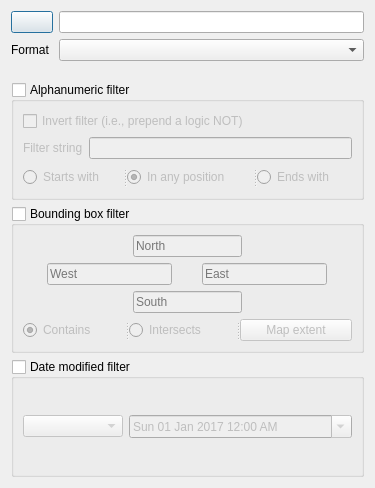
<?xml version="1.0" encoding="UTF-8"?>
<ui version="4.0">
 <class>Base_LoadThemAll</class>
 <widget class="QDialog" name="Base_LoadThemAll">
  <property name="geometry">
   <rect>
    <x>0</x>
    <y>0</y>
    <width>375</width>
    <height>488</height>
   </rect>
  </property>
  <property name="windowTitle">
   <string>Dialog</string>
  </property>
  <layout class="QGridLayout" name="gridLayout">
   <item row="0" column="0">
    <widget class="QPushButton" name="btnBaseDir">
     <property name="toolTip">
      <string>Select a base directory</string>
     </property>
     <property name="text">
      <string/>
     </property>
     <property name="icon">
      <iconset resource="resources.qrc">
       <normaloff>:/plugins/loadthemall/dir.png</normaloff>:/plugins/loadthemall/dir.png</iconset>
     </property>
     <property name="iconSize">
      <size>
       <width>22</width>
       <height>22</height>
      </size>
     </property>
    </widget>
   </item>
   <item row="0" column="1">
    <widget class="QLineEdit" name="txtBaseDir"/>
   </item>
   <item row="1" column="0">
    <widget class="QLabel" name="label_2">
     <property name="text">
      <string>Format </string>
     </property>
    </widget>
   </item>
   <item row="1" column="1">
    <widget class="QComboBox" name="cboFormats">
     <property name="sizeAdjustPolicy">
      <enum>QComboBox::AdjustToContentsOnFirstShow</enum>
     </property>
    </widget>
   </item>
   <item row="2" column="1">
    <spacer name="verticalSpacer">
     <property name="orientation">
      <enum>Qt::Vertical</enum>
     </property>
     <property name="sizeType">
      <enum>QSizePolicy::Fixed</enum>
     </property>
     <property name="sizeHint" stdset="0">
      <size>
       <width>20</width>
       <height>15</height>
      </size>
     </property>
    </spacer>
   </item>
   <item row="3" column="0" colspan="2">
    <widget class="QGroupBox" name="groupBoxAlphanumeric">
     <property name="title">
      <string>Alphanumeric filter</string>
     </property>
     <property name="checkable">
      <bool>true</bool>
     </property>
     <property name="checked">
      <bool>false</bool>
     </property>
     <layout class="QVBoxLayout" name="verticalLayout_2">
      <item>
       <widget class="QCheckBox" name="chkInvertAlphanumeric">
        <property name="text">
         <string>Invert filter (i.e., prepend a logic NOT)</string>
        </property>
       </widget>
      </item>
      <item>
       <layout class="QFormLayout" name="formLayout_2">
        <item row="0" column="0">
         <widget class="QLabel" name="label_3">
          <property name="text">
           <string>Filter string</string>
          </property>
         </widget>
        </item>
        <item row="0" column="1">
         <widget class="QLineEdit" name="txtFilter"/>
        </item>
       </layout>
      </item>
      <item>
       <widget class="QSplitter" name="splitter">
        <property name="orientation">
         <enum>Qt::Horizontal</enum>
        </property>
        <widget class="QRadioButton" name="radStarts">
         <property name="text">
          <string>Starts with</string>
         </property>
        </widget>
        <widget class="QRadioButton" name="radAny">
         <property name="text">
          <string>In any position</string>
         </property>
         <property name="checked">
          <bool>true</bool>
         </property>
        </widget>
        <widget class="QRadioButton" name="radEnds">
         <property name="text">
          <string>Ends with</string>
         </property>
        </widget>
       </widget>
      </item>
     </layout>
    </widget>
   </item>
   <item row="4" column="0" colspan="2">
    <widget class="QGroupBox" name="groupBoxBoundingBox">
     <property name="title">
      <string>Bounding box filter</string>
     </property>
     <property name="checkable">
      <bool>true</bool>
     </property>
     <property name="checked">
      <bool>false</bool>
     </property>
     <layout class="QGridLayout" name="gridLayout_2">
      <item row="0" column="0">
       <layout class="QVBoxLayout" name="verticalLayout">
        <item>
         <layout class="QHBoxLayout" name="horizontalLayout_2">
          <item>
           <spacer name="horizontalSpacer_2">
            <property name="orientation">
             <enum>Qt::Horizontal</enum>
            </property>
            <property name="sizeHint" stdset="0">
             <size>
              <width>40</width>
              <height>20</height>
             </size>
            </property>
           </spacer>
          </item>
          <item>
           <widget class="QLineEdit" name="txtYMax">
            <property name="maximumSize">
             <size>
              <width>125</width>
              <height>16777215</height>
             </size>
            </property>
            <property name="font">
             <font>
              <pointsize>9</pointsize>
             </font>
            </property>
            <property name="placeholderText">
             <string>North</string>
            </property>
           </widget>
          </item>
          <item>
           <spacer name="horizontalSpacer">
            <property name="orientation">
             <enum>Qt::Horizontal</enum>
            </property>
            <property name="sizeHint" stdset="0">
             <size>
              <width>40</width>
              <height>20</height>
             </size>
            </property>
           </spacer>
          </item>
         </layout>
        </item>
        <item>
         <layout class="QHBoxLayout" name="horizontalLayout">
          <item>
           <widget class="QLineEdit" name="txtXMin">
            <property name="maximumSize">
             <size>
              <width>125</width>
              <height>16777215</height>
             </size>
            </property>
            <property name="font">
             <font>
              <pointsize>9</pointsize>
             </font>
            </property>
            <property name="placeholderText">
             <string>West</string>
            </property>
           </widget>
          </item>
          <item>
           <widget class="QLineEdit" name="txtXMax">
            <property name="maximumSize">
             <size>
              <width>125</width>
              <height>16777215</height>
             </size>
            </property>
            <property name="font">
             <font>
              <pointsize>9</pointsize>
             </font>
            </property>
            <property name="placeholderText">
             <string>East</string>
            </property>
           </widget>
          </item>
         </layout>
        </item>
        <item>
         <layout class="QHBoxLayout" name="horizontalLayout_3">
          <item>
           <spacer name="horizontalSpacer_3">
            <property name="orientation">
             <enum>Qt::Horizontal</enum>
            </property>
            <property name="sizeHint" stdset="0">
             <size>
              <width>40</width>
              <height>20</height>
             </size>
            </property>
           </spacer>
          </item>
          <item>
           <widget class="QLineEdit" name="txtYMin">
            <property name="maximumSize">
             <size>
              <width>125</width>
              <height>16777215</height>
             </size>
            </property>
            <property name="font">
             <font>
              <pointsize>9</pointsize>
             </font>
            </property>
            <property name="layoutDirection">
             <enum>Qt::LeftToRight</enum>
            </property>
            <property name="alignment">
             <set>Qt::AlignLeading|Qt::AlignLeft|Qt::AlignVCenter</set>
            </property>
            <property name="placeholderText">
             <string>South</string>
            </property>
           </widget>
          </item>
          <item>
           <spacer name="horizontalSpacer_4">
            <property name="orientation">
             <enum>Qt::Horizontal</enum>
            </property>
            <property name="sizeHint" stdset="0">
             <size>
              <width>40</width>
              <height>20</height>
             </size>
            </property>
           </spacer>
          </item>
         </layout>
        </item>
        <item>
         <widget class="QSplitter" name="splitter_2">
          <property name="orientation">
           <enum>Qt::Horizontal</enum>
          </property>
          <widget class="QRadioButton" name="radContains">
           <property name="text">
            <string>Contains</string>
           </property>
           <property name="checked">
            <bool>true</bool>
           </property>
          </widget>
          <widget class="QRadioButton" name="radIntersects">
           <property name="text">
            <string>Intersects</string>
           </property>
          </widget>
          <widget class="QPushButton" name="btnLoadExtent">
           <property name="text">
            <string>Map extent</string>
           </property>
          </widget>
         </widget>
        </item>
       </layout>
      </item>
     </layout>
    </widget>
   </item>
   <item row="5" column="0" colspan="2">
    <widget class="QGroupBox" name="groupBoxDateModified">
     <property name="title">
      <string>Date modified filter</string>
     </property>
     <property name="checkable">
      <bool>true</bool>
     </property>
     <property name="checked">
      <bool>false</bool>
     </property>
     <layout class="QHBoxLayout" name="horizontalLayout_4">
      <item>
       <widget class="QComboBox" name="cboDateComparison">
        <property name="maximumSize">
         <size>
          <width>100</width>
          <height>16777215</height>
         </size>
        </property>
       </widget>
      </item>
      <item>
       <widget class="QDateTimeEdit" name="dtDateTime">
        <property name="buttonSymbols">
         <enum>QAbstractSpinBox::UpDownArrows</enum>
        </property>
        <property name="accelerated">
         <bool>true</bool>
        </property>
        <property name="dateTime">
         <datetime>
          <hour>0</hour>
          <minute>0</minute>
          <second>0</second>
          <year>2017</year>
          <month>1</month>
          <day>1</day>
         </datetime>
        </property>
        <property name="currentSection">
         <enum>QDateTimeEdit::DaySection</enum>
        </property>
        <property name="displayFormat">
         <string>ddd dd MMM yyyy hh:mm AP</string>
        </property>
        <property name="calendarPopup">
         <bool>true</bool>
        </property>
       </widget>
      </item>
     </layout>
    </widget>
   </item>
  </layout>
 </widget>
 <resources>
  <include location="resources.qrc"/>
 </resources>
 <connections/>
</ui>
